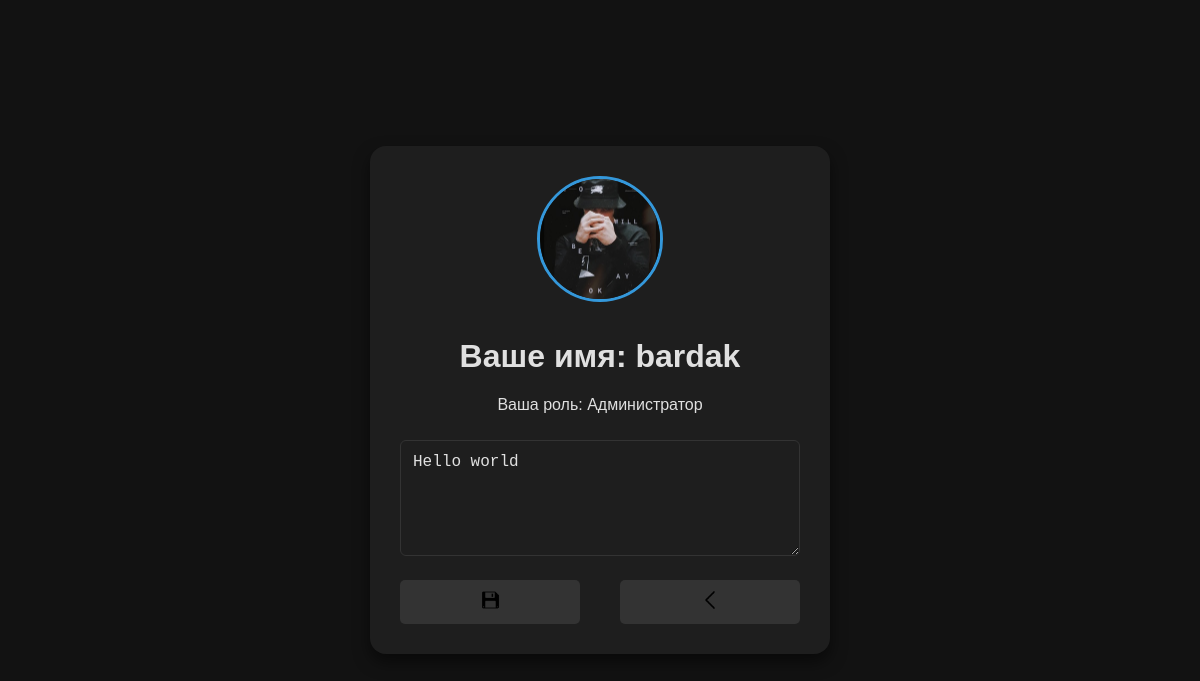
The app's page /profile/settings/ (signed in), older data.
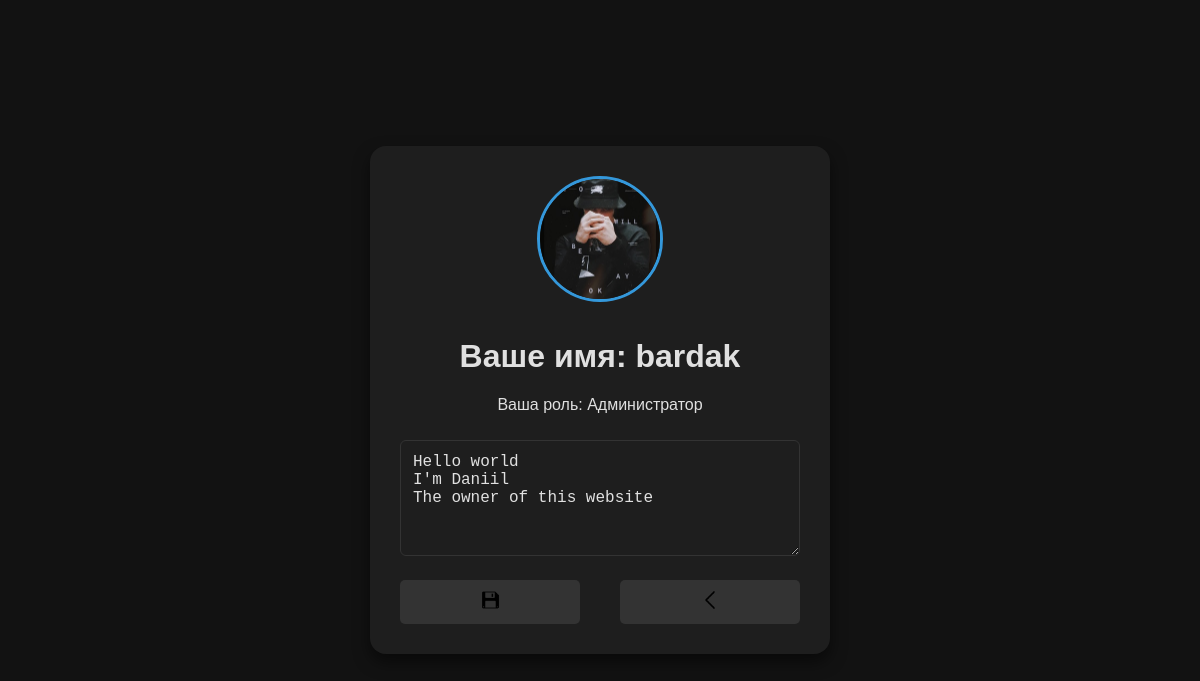
The same page, newer data.
### scp/models.py (models this page shows, shortened)
class Profile(models.Model):
    puser = models.OneToOneField(User, on_delete=models.CASCADE, related_name='profile', unique=True)
    bio = models.TextField(blank=True, null=True)
    avatar = models.ImageField(upload_to='./profile_avatars/', blank=True, null=True)
    role = models.CharField(max_length=50, blank=True, choices=Role.ROLE_CHOICES, default='Исполнитель')
    account = models.BooleanField(default=False)  # Это поле отвечает за статус пользователя
    contacts = models.TextField(default='Контакты не указаны')
    status = models.CharField(max_length=50, choices=Status.BLACKLIST_CHOICES, default='Не заблокирован')

### scp/views.py (the view)
# urls.py: path('profile/settings/', views.profile_settings, name='profile_settings'), # Настройки профиля
@login_required
def profile_settings(request):
    profile = get_object_or_404(Profile, puser = request.user)
    if request.method == "POST":
        form = ProfileSettings(request.POST, request.FILES, instance=profile)
        if form.is_valid():
            form.save()
            return redirect('profile')
    else:
        form = ProfileSettings(instance=profile)
    return render(request, 'scp/profile_settings.html', {'form':form, 'profile':profile})

### scp/forms.py
class ProfileSettings(forms.ModelForm):
    class Meta:
        model = Profile
        fields = ['bio', 'avatar']
        widgets = {
            'avatar': forms.ClearableFileInput(attrs={'style': 'display: none; text-decoration: none;' , 'class': 'id_avatar'}),
            'bio': forms.Textarea(attrs={'class': 'bio-profile', 'rows': 5, 'style': 'resize: vertical'}),
        }

### scp/templates/scp/profile_settings.html (shortened to what this page needs)
{% load static %}
<!DOCTYPE html>
<html lang="ru">
<head>
    <link rel="stylesheet" href="{% static 'scp/css/profile_settings.css' %}">
</head>
<body>
    <div class="settings-container">
        <form method="post" enctype="multipart/form-data">
            <div class="avatar-section">
                <label for="id_avatar" class="avatar-label">
                    {% if profile.avatar %}
                        <img src="{{ profile.avatar.url }}" alt="Аватар" class="avatar-image">
                    {% else %}
                        <div class="avatar-placeholder">Нажмите для загрузки</div>
                    {% endif %}
                </label>
            </div>
            <h1>Ваше имя: {{ profile.puser }}</h1>
            <p>Ваша роль: {{ profile.role|default:"не установлена" }}</p>
            <div class="form-group">
                {{ form.bio }}
            </div>
            <div class="button">
                <button type="submit"><img src="{% static 'scp/image/save.png' %}" style="height: 20px; width: 20px;" alt="Иконка удаления"></button>
                <button onclick="history.back()"><img src="{% static 'scp/image/back.png' %}" style="height: 20px; width: 20px;" alt="Иконка удаления"></button>
            </div>
        </form>
    </div>
</body>
</html>

Row changes from the older to the newer data that the page shows:
changed Profile "Администратор": bio "Hello world" → "Hello world I'm Daniil The owner of this website"
